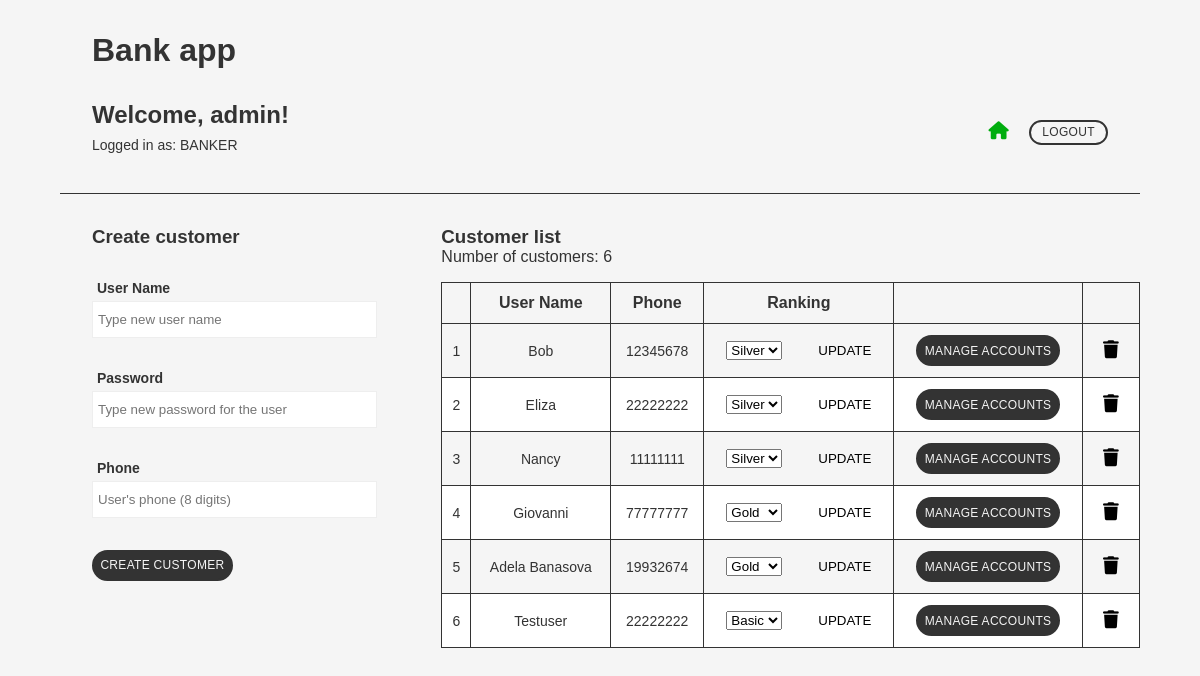
The app's page /bank_app/ (signed in) with its own data.
### bank_app/models.py (models this page shows, shortened)
class Customer(models.Model):
    user = models.ForeignKey(User, on_delete=models.CASCADE)
    phone = models.IntegerField()
    ranking = models.ForeignKey(Ranking, on_delete=models.CASCADE)

### bank_app/views.py (the view)
# urls.py: path('', views.index, name='index'),
def index(request):
    return show_index(request)

### bank_app/views.py (called while the page is built, shortened)
def show_index(request, message = '', is_error = False):
    context = {}
    if request.user.is_authenticated:
        rankings = Ranking.objects.all()
        context = {
            'usertype': get_user_type(request.user),
            'rankings': rankings,
            'message': message,
            'is_error': is_error,
        }
        if get_user_type(request.user) == 'BANKER':
            context['customers'] = Customer.objects.all()
            context['customer_count'] = Customer.objects.all().count()
    return render(request, 'bank_app/index.html', context)

### bank_app/views_common.py (called while the page is built)
def get_user_type(u:User) -> str:
    if u and u.is_authenticated:
        try:
            customer = Customer.objects.get(user = u)
            return "CUSTOMER"
        except:
            return "BANKER"
        return "unknown type"

### bank_app/templates/bank_app/index.html (shortened to what this page needs)
{% load static %}
<!DOCTYPE html>
<html lang="en">
	<head>
	<link rel="stylesheet" href="{% static 'css/style.css' %}" />
	</head>
	<body>
	{% if request.user.is_authenticated %}
	<header>
		<h1>Bank app</h1>
		<section>
			<div>
				<h2>Welcome, {{ request.user.username }}!</h2>
				<p>Logged in as: {{ usertype }}</p>
			</div>
			<div>
                <a href="{% url 'bank_app:index' %}" class="home_btn home_btn_selected"><i class="fa-solid fa-house"></i></a>
                <a href="{% url 'login_app:logout' %}" class="border_btn" id="logout">Logout</a>
            </div>
		</section>
	</header>
		{% if usertype == "BANKER" %}
		<main class="main">
			<section id="create_cust">
				<h3>Create customer</h3>
				<form method="post">
					<div class="form_item_wrapper">
						<label>User Name</label>
						<input type="text" name="name" placeholder="Type new user name" required />
					</div>
					<div class="form_item_wrapper">
						<label>Password</label>
						<input type="password" name="password" placeholder="Type new password for the user" required />
					</div>
					<div class="form_item_wrapper">
						<label>Phone</label>
						<input type="text" name="phone" pattern="[0-9]{8}" placeholder="User's phone (8 digits)" required />
					</div>
					<button formaction="{% url 'bank_app:create_customer' %}" class="btn">Create customer</button>
				</form>
			</section>
			<section id="cust_list">
				<h3>Customer list</h3>
				<p>Number of customers: {{ customer_count }}</p>
				<table>
					<tr>
						<th></th>
						<th>User Name</th>
						<th>Phone</th>
						<th>Ranking</th>
						<th></th>
					</tr>
				{% for c in customers %}
				<tr {% if forloop.counter|divisibleby:2 %}
                        class="white_bg"
                    {% endif %}	>
						<form method="post">
								<td>{{ forloop.counter }}</td>
								<td>{{ c.user.username }}</td>
								<td>{{ c.phone }}</td>
								<td>
									<select name="ranking">
										{% for r in rankings %}
											{% if r.rType == c.ranking.rType %}
												<option value="{{ r.pk }}" selected>{{ r.rType }}</option>
											{% else %}
											<option value="{{ r.pk }}">{{ r.rType }}</option>
											{% endif %}
										{% endfor %}
									</select>
									<button formaction="{% url 'bank_app:update_ranking' %}" class="simple_btn">Update</button>
								</td>
								<td><button formaction="{% url 'bank_app:accounts' %}" class="btn">Manage accounts</button></td>
								<td>
									<button formaction="{% url 'bank_app:del_customer' %}" class="icon_btn del_btn">
										<i class="fa-solid fa-trash"></i>
									</button>
								</td>
						</form>
					</tr>
				{% endfor %}
				</table>
			</section>
		</main>
		{% endif%}
	{% else %}
		<h2>Please log in</h2>
	{% endif %}
	</body>
</html>

### bank_app/static/css/style.css (style rules this page uses)
html { background-color: #f5f5f5; font-family: Arial, Helvetica, sans-serif; color: #333333; }
body { width: 90%; margin: auto; }
* { margin: 0; padding: 0; box-sizing: border-box; }
.btn { cursor: pointer; padding: .4rem; background: none; border: none; text-transform: uppercase; letter-spacing: .3px; font-size: 12px; background-color: #333333; border: 2px solid #333333; color: #f5f5f5; border-radius: 20px; transition: .3s; }
.border_btn { cursor: pointer; text-decoration: none; text-transform: uppercase; background-color: transparent; border: 2px solid #333333; color: #333333; padding: .2rem .7rem; border-radius: 20px; font-size: 12px; letter-spacing: .3px; transition: .2s; margin: 0; }
.icon_btn { cursor: pointer; background: none; border: none; font-size: 18px; margin: .5rem; transition: .3s; }
.simple_btn { cursor: pointer; border: none; background: none; text-transform: uppercase; }
#cust_list .simple_btn { margin-left: 2rem; }
.home_btn { margin-right: 1rem; font-size: 18px; color: #333333; transition: .3s; }
.home_btn:hover, .home_btn_selected, .green_text { color: #00ad0e; }
header { width: 100%; padding: 2rem; border-bottom: 1px solid #333333; }
header > section { margin: 2rem 0 0 0; display: flex; align-items: center; justify-content: space-between; }
header p { font-size: 14px; padding: .5rem 0; }
.main { display: grid; grid-template-columns: .5fr 1fr; column-gap: 2rem; }
.main > section { margin: 2rem 0; }
.main > section:first-child h3, #automatic_payment h3, #create_credit_card h3, #create_credit_card .btn { margin-left: 2rem; }
.form_item_wrapper { display: flex; flex-direction: column; margin: 2rem 2rem; }
.form_item_wrapper > label { font-weight: bold; margin-bottom: 5px; margin-left: 5px; font-size: 14px; }
input { background-color: transparent; border: 1px solid #eeeeee; background-color: #ffffff; padding: 10px 5px; }
.main > section:first-child .btn, #automatic_payment .btn { margin-left: 2rem; }
.main > section:nth-child(2) { width: 100%; margin: 2rem 0 0 auto; }
table, td, th { border: 1px solid #333333; border-collapse: collapse; }
table { margin-top: 1rem; width: 100%; }
th { padding: .7rem .5rem; }
td { padding: .5rem; font-size: 14px; text-align: center; }
.white_bg { background: #ffffff; }

### records on screen
Customer: user.username "Bob", phone "12345678"
Customer: user.username "Eliza", phone "22222222"
Customer: user.username "Nancy", phone "11111111"
Customer: user.username "Giovanni", phone "77777777"
Customer: user.username "Adela Banasova", phone "19932674"
Customer: user.username "Testuser", phone "22222222"

### other values on screen
{{ request.user.username }} "admin"
{{ usertype }} "BANKER"
{{ customer_count }} "6"
form field ranking "Silver"
form field ranking "Gold"
form field ranking "Basic"
